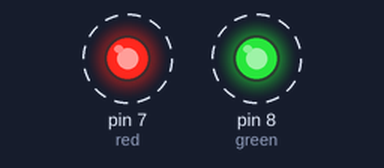
This sketch was run on a simulated Arduino Uno, built with avr-gcc and run on an emulated ATmega328P. Shown: output pins drawn as LEDs (lit = HIGH). Dashed ring = blinking.

Above: at 0.5 s.
Timing chart, 0 to 4.6 s (numbered marks = the images above):
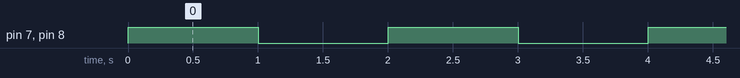

The sketch:

about_leds.ino
```cpp
int red = 7, green = 8;

void setup() {
  // initialize the LED pin as an output:
  pinMode(red, OUTPUT);
  pinMode(green, OUTPUT);
//  pinMode(redledPin, OUTPUT);
//  pinMode(greenledPin, OUTPUT);

}

void loop() {
  digitalWrite(red, HIGH);
  digitalWrite(green, HIGH);
  delay(1000);
  digitalWrite(red, LOW);
  digitalWrite(green, LOW);
  delay(1000);
  //digitalWrite(greenledPin, HIGH);
//  digitalWrite(redledPin, LOW);
//  delay(1000);
//  digitalWrite(greenledPin, LOW);
//  digitalWrite(redledPin, HIGH);
//  delay(1000);

}
```

Measured:
- by itself, pin 7 (red), pin 8 (green): alternates HIGH for 1.0 s and LOW for 1.0 s
